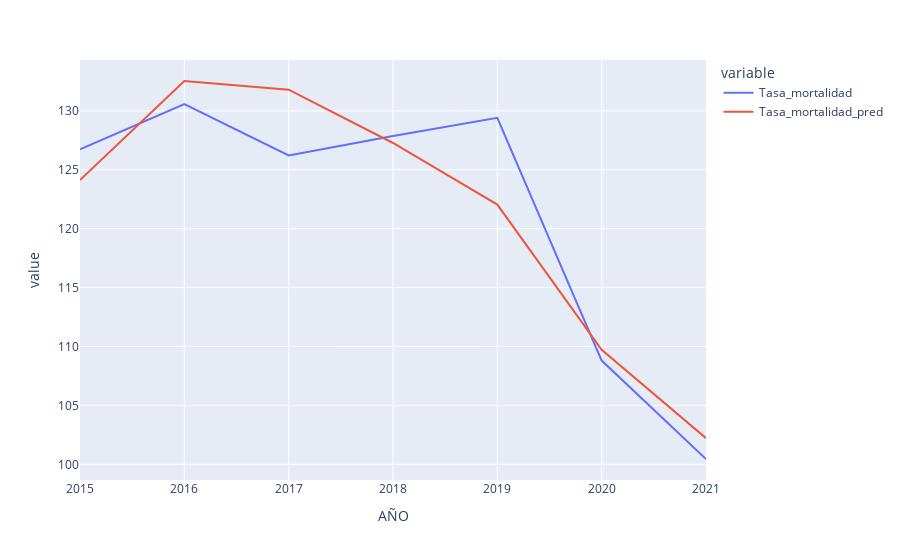

Source (notebook cell):
### Code cell
rd.grafica_pred_dane(depto,"Total")

### Figure 1 — Plotly figure (JSON) as saved in the notebook; plotly's stock layout.template omitted (floating-point values rounded to 4 significant figures)
{"data": [{"hovertemplate": "variable=Tasa_mortalidad<br>AÑO=%{x}<br>value=%{y}<extra></extra>", "legendgroup": "Tasa_mortalidad", "line": {"color": "#636efa", "dash": "solid"}, "marker": {"symbol": "circle"}, "mode": "lines", "name": "Tasa_mortalidad", "orientation": "v", "showlegend": true, "type": "scatter", "x": [2015, 2016, 2017, 2018, 2019, 2020, 2021], "xaxis": "x", "y": [126.7, 130.6, 126.2, 127.9, 129.4, 108.8, 100.5], "yaxis": "y"}, {"hovertemplate": "variable=Tasa_mortalidad_pred<br>AÑO=%{x}<br>value=%{y}<extra></extra>", "legendgroup": "Tasa_mortalidad_pred", "line": {"color": "#EF553B", "dash": "solid"}, "marker": {"symbol": "circle"}, "mode": "lines", "name": "Tasa_mortalidad_pred", "orientation": "v", "showlegend": true, "type": "scatter", "x": [2015, 2016, 2017, 2018, 2019, 2020, 2021], "xaxis": "x", "y": [124.1, 132.5, 131.8, 127.3, 122.1, 109.7, 102.2], "yaxis": "y"}], "layout": {"legend": {"title": {"text": "variable"}, "tracegroupgap": 0}, "margin": {"t": 60}, "xaxis": {"anchor": "y", "domain": [0, 1], "title": {"text": "AÑO"}}, "yaxis": {"anchor": "x", "domain": [0, 1], "title": {"text": "value"}}}}
